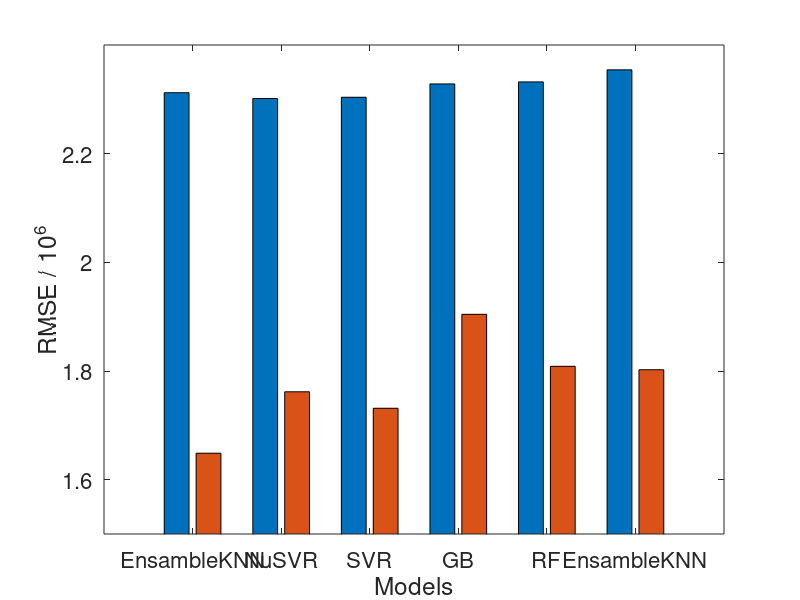

Here is the MATLAB script that generated this plot:
#!/usr/bin/env octave -qf

figure('visible','off');

cv_scores = [2.31220; 2.30149; 2.30379; 2.32837; 2.33207; 2.35433];
pb_scores = [1.64870; 1.76177; 1.73142; 1.90432; 1.80864; 1.80236];
scores = [cv_scores, pb_scores];
model_names = ['Ensamble', 'KNN'; 'NuSVR'; 'SVR'; 'GB'; 'RF'];
bar(scores);

% title('RMSE / 10^6 ', 'FontSize', 16, 'FontWeight', 'bold', 'FontName', 'Helvetica');
xlabel('Models', 'FontSize', 16, 'FontName', 'Helvetica');
ylabel('RMSE / 10^6', 'FontSize', 16, 'FontName', 'Helvetica');

ylim([1.5 2.4]);

set(gca, 'XTickLabel', model_names);

set(gca, 'FontSize', 16, 'FontName', 'Helvetica');

print('-depsc', '../figs/models.eps');